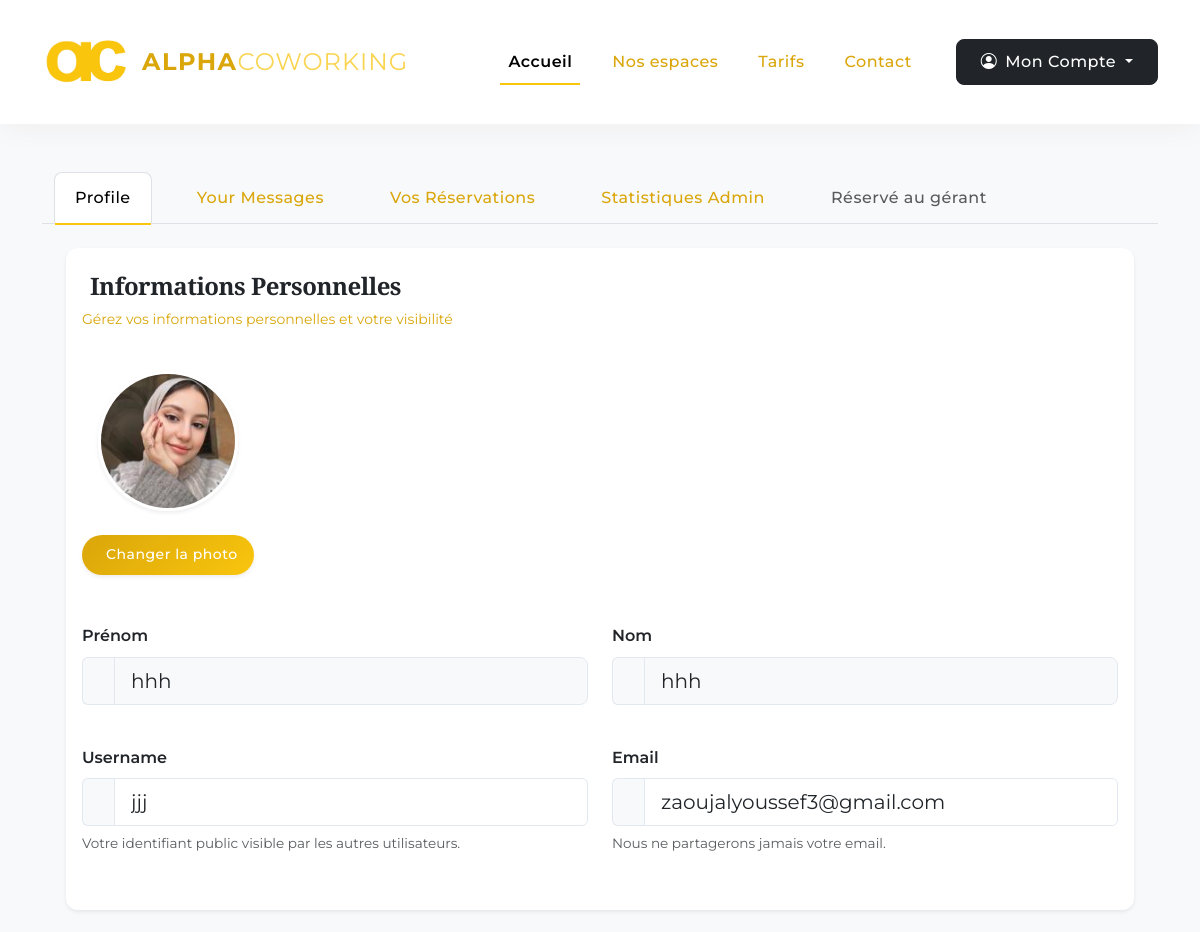
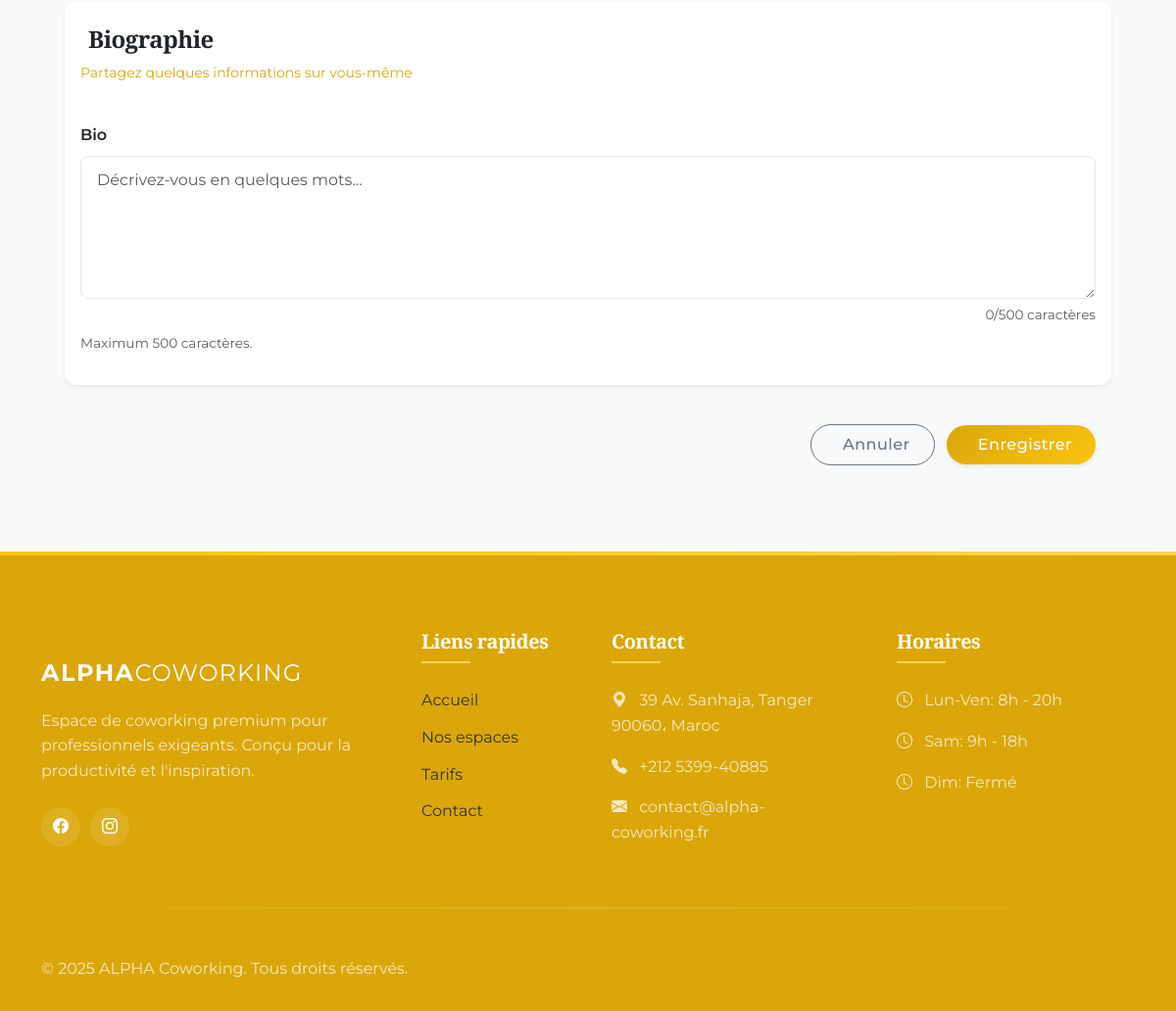
Screenshot of /dashboard/profile (signed in) with the database file from the repository (2 pictures, top to bottom).
### pythonic/models.py (models this page shows, shortened)
class User(db.Model, UserMixin):
    id = db.Column(db.Integer, primary_key=True)
    fname = db.Column(db.String(25), nullable=False)
    lname = db.Column(db.String(25), nullable=False)
    username = db.Column(db.String(25), unique=True, nullable=False)
    email = db.Column(db.String(125), unique=True, nullable=False)
    image_file = db.Column(db.String(20), nullable=False, default="default.png")
    bio = db.Column(db.Text, nullable=True)
    password = db.Column(db.String(60), nullable=False)
    lessons = db.relationship("Lesson", backref="author", lazy=True)

### pythonic/users/routes.py (the view)
@users.route("/dashboard/profile", methods=["GET", "POST"])
@login_required
def profile():
    profile_form = UpdateProfileForm()
    if profile_form.validate_on_submit():
        if profile_form.picture.data:
            picture_file = save_picture(
                profile_form.picture.data, "static/user_pics", output_size=(150, 150)
            )
            current_user.image_file = picture_file
        current_user.username = profile_form.username.data
        current_user.email = profile_form.email.data
        current_user.bio = profile_form.bio.data
        db.session.commit()
        flash("Your profile has been updated", "success")
        return redirect(url_for("users.profile"))
    elif request.method == "GET":
        profile_form.username.data = current_user.username
        profile_form.email.data = current_user.email
        profile_form.bio.data = current_user.bio
    image_file = url_for("static", filename=f"user_pics/{current_user.image_file}")
    return render_template(
        "profile.html",
        title="Profile",
        profile_form=profile_form,
        image_file=image_file,
        active_tab="profile",
    )

### pythonic/users/forms.py (shortened to what this page needs)
class UpdateProfileForm(FlaskForm):
    username = StringField(
        "Username", validators=[DataRequired(), Length(min=2, max=25)]
    )
    email = StringField("Email", validators=[DataRequired(), Email()])
    bio = TextAreaField("Bio")
    picture = FileField(
        "Update Profile Picture", validators=[FileAllowed(["jpg", "png"])]
    )
    submit = SubmitField("Update")

### pythonic/models.py (called while the page is built)
@login_manager.user_loader
def load_user(user_id):
    return User.query.get(int(user_id))

### pythonic/templates/profile.html (shortened to what this page needs)
{% extends "dashboard.html"%}
{% block profile %}
<div class="{{'tab-pane show active fade p-4' if active_tab=='profile' else 'tab-pane fade p-4'}}" id="nav-profile"
    role="tabpanel" aria-labelledby="nav-profile-tab">
    <form action=" " method="POST" enctype="multipart/form-data" class="needs-validation" novalidate>
        <div class="card shadow-sm border-0 mb-4 overflow-hidden">
            <div class="card-header bg-transparent py-4 border-0">
                <h5 class="card-title mb-0 text-dark fw-bold fs-4">
                    Informations Personnelles
                </h5>
                <p class="text-muted mt-2 small">Gérez vos informations personnelles et votre visibilité</p>
            </div>
            <div class="card-body pt-0">
                <div class="row align-items-center mb-5">
                    <div class="col-auto position-relative">
                        <div class="avatar-section text-center">
                            <div class="avatar-preview position-relative rounded-circle overflow-hidden shadow-sm mx-auto" style="width: 140px; height: 140px;">
                                <img id="imagePreview" src="{{image_file}}" class="img-fluid w-100 h-100" alt="Profile picture" style="object-fit: cover;">
                            </div>
                            <div class="mt-4">
                                <label for="picture" class="btn btn-primary btn-sm rounded-pill px-3 shadow-sm">
                                    Changer la photo
                                </label>
                            </div>
                        </div>
                    </div>
                </div>
                <div class="row mb-4">
                    <div class="col-md-6 mb-3">
                        <label for="fname" class="form-label fw-semibold text-dark">Prénom</label>
                        <div class="input-group input-group-lg">
                            <span class="input-group-text bg-light border-end-0 rounded-start"></span>
                            <input class="form-control form-control-lg bg-light" type="text" value="{{ current_user.fname}}" readonly>
                        </div>
                    </div>
                    <div class="col-md-6 mb-3">
                        <label for="lname" class="form-label fw-semibold text-dark">Nom</label>
                        <div class="input-group input-group-lg">
                            <span class="input-group-text bg-light border-end-0 rounded-start"></span>
                            <input class="form-control form-control-lg bg-light" type="text" value="{{ current_user.lname}}" readonly>
                        </div>
                    </div>
                </div>
                <div class="row mb-4">
                    <div class="col-md-6 mb-3">
                        {{ profile_form.username.label(class='form-label fw-semibold text-dark')}}
                        <div class="input-group input-group-lg">
                            <span class="input-group-text bg-light border-end-0 rounded-start"></span>
                            {% if profile_form.username.errors%}
                            {{ profile_form.username(class='form-control form-control-lg is-invalid rounded-end')}}
                            <div class="invalid-feedback">
                                {% for error in profile_form.username.errors %}
                                <span>{{error}}</span>
                                {% endfor %}
                            </div>
                            {% else %}
                            {{ profile_form.username(class='form-control form-control-lg rounded-end')}}
                            {% endif %}
                        </div>
                        <div class="form-text">Votre identifiant public visible par les autres utilisateurs.</div>
                    </div>
                    <div class="col-md-6 mb-3">
                        {{ profile_form.email.label(class='form-label fw-semibold text-dark')}}
                        <div class="input-group input-group-lg">
                            <span class="input-group-text bg-light border-end-0 rounded-start"></span>
                            {% if profile_form.email.errors%}
                            {{ profile_form.email(class='form-control form-control-lg is-invalid rounded-end')}}
                            <div class="invalid-feedback">
                                {% for error in profile_form.email.errors %}
                                <span>{{error}}</span>
                                {% endfor %}
                            </div>
                            {% else %}
                            {{ profile_form.email(class='form-control form-control-lg rounded-end')}}
                            {% endif %}
                        </div>
                        <div class="form-text">Nous ne partagerons jamais votre email.</div>
                    </div>
                </div>
            </div>
        </div>
        <div class="card shadow-sm border-0 overflow-hidden">
            <div class="card-header bg-transparent py-4 border-0">
                <h5 class="card-title mb-0 text-dark fw-bold fs-4">
                    Biographie
                </h5>
                <p class="text-muted mt-2 small">Partagez quelques informations sur vous-même</p>
            </div>
            <div class="card-body pt-0">
                <div class="mb-3">
                    {{ profile_form.bio.label(class='form-label fw-semibold text-dark') }}
                    {{ profile_form.bio(class='form-control form-control-lg', rows='5', placeholder='Décrivez-vous en quelques mots...') }}
                    <div class="form-text">Maximum 500 caractères.</div>
                </div>
            </div>
        </div>
        <div class="d-flex justify-content-between align-items-center mt-4 p-3 bg-light rounded">
            <div class="text-muted small">
            </div>
            <div>
                <button class="btn btn-outline-secondary px-4 py-2 rounded-pill me-2" type="reset">
                    Annuler
                </button>
                <button class="btn btn-primary px-4 py-2 rounded-pill shadow-sm" type="submit">
                    Enregistrer
                </button>
            </div>
        </div>
    </form>
</div>
{% endblock profile %}

### pythonic/templates/layout.html (style rules this page uses)
:root { --primary-gradient: linear-gradient(135deg, #f9c50d 0%, #ff9500 100%); --primary-shadow: rgba(249, 197, 13, 0.4); --primary-light: rgba(249, 197, 13, 0.1); --marron-fonce: #daa60a; --marron-dore: #f9c50d; --marron-clair: #fad450; --beige: #333333; --beige-clair: #F8F9FA; --blanc: #FFFFFF; --noir: #212121; --transition: all 0.4s cubic-bezier(0.645, 0.045, 0.355, 1); }
body { font-family: 'Montserrat', sans-serif; background-color: var(--beige-clair); color: var(--noir); overflow-x: hidden; line-height: 1.6; }
h1, h2, h3, h4, h5, .display-1, .display-2, .display-3 { font-family: 'Playfair Display', serif; font-weight: 600; color: var(--marron-fonce); letter-spacing: -0.5px; }
.btn { padding: 10px 24px; font-weight: 600; letter-spacing: 0.5px; border-radius: 0; transition: var(--transition); position: relative; overflow: hidden; }
.btn-primary { background-color: var(--marron-dore); border-color: var(--marron-dore); color: var(--blanc); }
.bg-light { background-color: var(--beige-clair) !important; }
.text-muted { color: var(--marron-fonce) !important; }

### pythonic/templates/profile.html (style rules this page uses)
:root { --primary-hover: #0b5ed7; --transition: all 0.3s ease; }
body { background-color: #f8f9fa; }
.card { border-radius: 12px; transition: transform 0.3s ease, box-shadow 0.3s ease; border: none; }
.form-control, .form-select { border-radius: 8px; padding: 0.75rem 1rem; transition: var(--transition); border: 1px solid #e2e8f0; }
.form-control-lg { font-size: 1rem; }
.input-group-text { background-color: #f8f9fa; border: 1px solid #e2e8f0; transition: var(--transition); }
.btn { border-radius: 8px; font-weight: 500; transition: var(--transition); padding: 0.6rem 1.5rem; }
.btn-primary { background: linear-gradient(135deg, #daa60a 0%, #f9c50d 100%); border: none; box-shadow: 0 4px 6px rgba(13, 110, 253, 0.25); }
.avatar-preview { transition: transform 0.3s ease, box-shadow 0.3s ease; border: 3px solid #fff; box-shadow: 0 6px 15px rgba(0, 0, 0, 0.1); }
.form-label { font-weight: 600; margin-bottom: 0.5rem; color: #2d3748; }
.form-text { font-size: 0.85rem; margin-top: 0.4rem; }

### rows the page displays
User: fname "hhh", lname "hhh", username "jjj", email "zaoujalyoussef3@gmail.com"

### other values shown
{{ profile_form.username.label(class='form-label fw-semibold text-dark') }} "Username"
{{ profile_form.email.label(class='form-label fw-semibold text-dark') }} "Email"
{{ profile_form.bio.label(class='form-label fw-semibold text-dark') }} "Bio"
